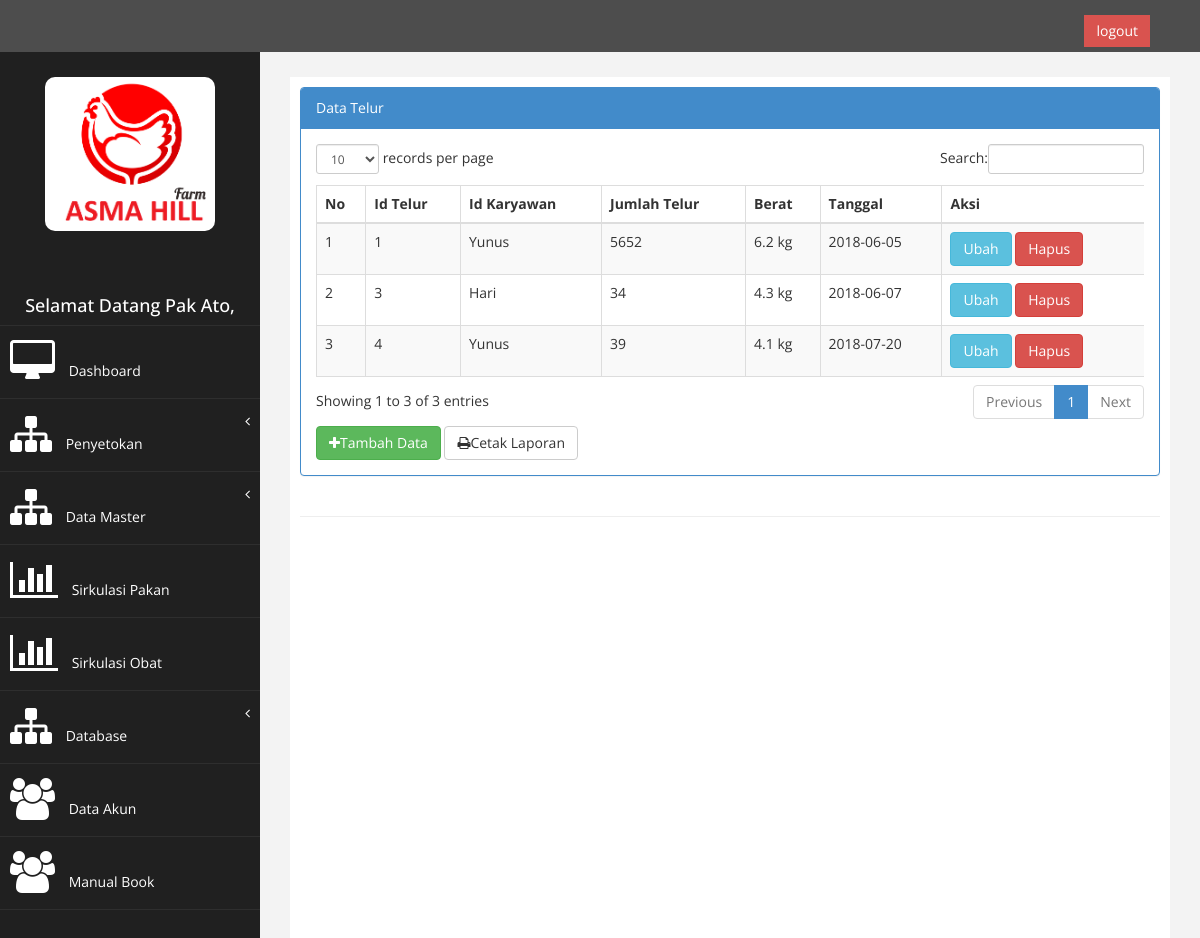
The app's page /index.php?page=data_telur (signed in) with its own data.
### tables this page shows
CREATE TABLE `tb_telur` (
  `id_telur` int(7) NOT NULL AUTO_INCREMENT,
  `id_karyawan` int(7) NOT NULL,
  `jml_telur` int(10) NOT NULL,
  `berat` float NOT NULL,
  `tanggal` date NOT NULL,
  PRIMARY KEY (`id_telur`),
  KEY `id_karyawan` (`id_karyawan`),
  CONSTRAINT `tb_telur_ibfk_1` FOREIGN KEY (`id_karyawan`) REFERENCES `tb_karyawan` (`id_karyawan`) ON DELETE CASCADE ON UPDATE CASCADE
);

CREATE TABLE `tb_karyawan` (
  `id_karyawan` int(11) NOT NULL AUTO_INCREMENT,
  `nama_karyawan` varchar(250) NOT NULL,
  `alamat_karyawan` varchar(250) NOT NULL,
  `telepon_karyawan` varchar(14) NOT NULL,
  `jabatan_karyawan` varchar(50) NOT NULL,
  PRIMARY KEY (`id_karyawan`)
);

### page/data_telur/data_telur.php (the view)
<div class="row">
                <div class="col-md-12">
                    <div class="panel panel-primary">
                        <div class="panel-heading">
                             Data Telur
                        </div>
                        <div class="panel-body">
                            <div class="table-responsive">
                                <table class="table table-striped table-bordered table-hover" id="dataTables-example">
                                    <thead>
                                        <tr>
                                        	<th>No</th>
                                            <th>Id Telur</th>
                                            <th>Id Karyawan</th>
                                            <th>Jumlah Telur</th>
                                            <th>Berat</th>
                                            <th>Tanggal</th>
                                            <th>Aksi</th>
                                        </tr>
                                    </thead>
                                    <tbody>
                                    <?php
                                    $no = 1;
                                    $sql = $koneksi->query("select tb_telur.*,tb_karyawan.* from tb_telur INNER JOIN tb_karyawan ON tb_telur.id_karyawan=tb_karyawan.id_karyawan");
                                    while ($data= $sql->fetch_assoc()){
                                    ?>
                                    <tr>
                                    <td><?php echo $no++; ?></td>
                                    <td><?php echo $data['id_telur']; ?></td>
                                    <td><?php echo $data['nama_karyawan']; ?></td>
                                    <td><?php echo $data['jml_telur']; ?></td>
                                    <td><?php echo $data['berat']; ?> kg</td>
                                    <td><?php echo $data['tanggal']; ?></td>
                                    <td>
                                    <a href="?page=data_telur&aksi=ubah&id=<?php echo $data['id_telur'];?>"  class="btn btn-info">Ubah</a>
                                    <a onclick="return confirm('Anda Yakin Akan Menghapus Data Ini?')" href="?page=data_telur&aksi=hapus&id=<?php echo $data['id_telur']; ?>" class="btn btn-danger">Hapus</a>
                                    </td>
                                    </tr>
                                    <?php } ?>
                                    </tbody>
                                    </table>
                                    </div>
                                    <a href="?page=data_telur&aksi=tambah" class="btn btn-success" style="margin-bottom: : 8px";><i class="fa fa-plus"></i>Tambah Data</a>
                                    <a href="?page=data_telur&aksi=laporan" target="blank" class="btn btn-default" style="margin-bottom: : 8px";><i class="fa fa-print"></i>Cetak Laporan</a>
                                       </div>
                                        </div>
                                         </div>
                                          </div>

### assets/css/custom.css (style rules this page uses)
body { font-family: 'Open Sans', sans-serif; }

### records on screen
tb_telur: id_telur "1", id_karyawan.nama_karyawan "Yunus", jml_telur "5652", berat "6.2", tanggal "2018-06-05"
tb_telur: id_telur "3", id_karyawan.nama_karyawan "Hari", jml_telur "34", berat "4.3", tanggal "2018-06-07"
tb_telur: id_telur "4", id_karyawan.nama_karyawan "Yunus", jml_telur "39", berat "4.1", tanggal "2018-07-20"

### other values on screen
$_SESSION['nama'] "Pak Ato"
